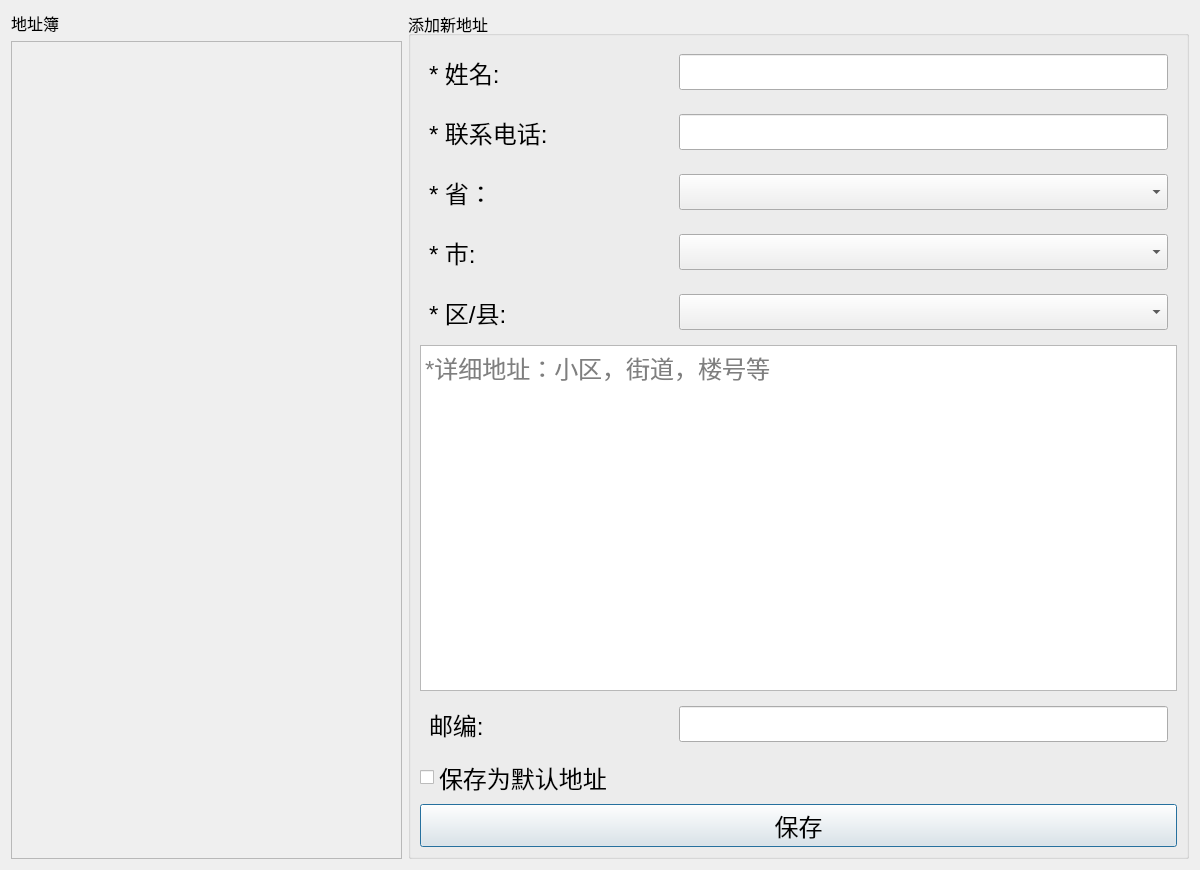
<?xml version="1.0" encoding="UTF-8"?>
<ui version="4.0">
 <class>addressDialog</class>
 <widget class="QDialog" name="addressDialog">
  <property name="geometry">
   <rect>
    <x>0</x>
    <y>0</y>
    <width>1200</width>
    <height>870</height>
   </rect>
  </property>
  <property name="minimumSize">
   <size>
    <width>1200</width>
    <height>0</height>
   </size>
  </property>
  <property name="windowTitle">
   <string>地址簿</string>
  </property>
  <layout class="QGridLayout" name="gridLayout" columnstretch="1,2">
   <item row="1" column="0">
    <widget class="QScrollArea" name="scrollArea">
     <property name="font">
      <font>
       <pointsize>18</pointsize>
      </font>
     </property>
     <property name="widgetResizable">
      <bool>true</bool>
     </property>
     <widget class="QWidget" name="scrollAreaWidgetContents">
      <property name="geometry">
       <rect>
        <x>0</x>
        <y>0</y>
        <width>390</width>
        <height>828</height>
       </rect>
      </property>
     </widget>
    </widget>
   </item>
   <item row="0" column="0">
    <widget class="QLabel" name="label_10">
     <property name="font">
      <font>
       <pointsize>12</pointsize>
      </font>
     </property>
     <property name="text">
      <string>地址簿</string>
     </property>
    </widget>
   </item>
   <item row="0" column="1" rowspan="2">
    <widget class="QGroupBox" name="groupBox">
     <property name="sizePolicy">
      <sizepolicy hsizetype="Preferred" vsizetype="Preferred">
       <horstretch>0</horstretch>
       <verstretch>0</verstretch>
      </sizepolicy>
     </property>
     <property name="font">
      <font>
       <pointsize>12</pointsize>
      </font>
     </property>
     <property name="title">
      <string>添加新地址</string>
     </property>
     <layout class="QVBoxLayout" name="verticalLayout">
      <item>
       <widget class="QFrame" name="frame">
        <property name="frameShape">
         <enum>QFrame::NoFrame</enum>
        </property>
        <property name="frameShadow">
         <enum>QFrame::Plain</enum>
        </property>
        <layout class="QHBoxLayout" name="horizontalLayout" stretch="1,2">
         <item>
          <widget class="QLabel" name="label_7">
           <property name="font">
            <font>
             <pointsize>18</pointsize>
            </font>
           </property>
           <property name="text">
            <string>* 姓名:</string>
           </property>
          </widget>
         </item>
         <item>
          <widget class="QLineEdit" name="nameLineEdit">
           <property name="font">
            <font>
             <pointsize>18</pointsize>
            </font>
           </property>
           <property name="text">
            <string/>
           </property>
          </widget>
         </item>
        </layout>
       </widget>
      </item>
      <item>
       <widget class="QFrame" name="frame_10">
        <property name="frameShape">
         <enum>QFrame::NoFrame</enum>
        </property>
        <property name="frameShadow">
         <enum>QFrame::Plain</enum>
        </property>
        <layout class="QHBoxLayout" name="horizontalLayout_8" stretch="1,2">
         <item>
          <widget class="QLabel" name="label_8">
           <property name="font">
            <font>
             <pointsize>18</pointsize>
            </font>
           </property>
           <property name="text">
            <string>* 联系电话:</string>
           </property>
          </widget>
         </item>
         <item>
          <widget class="QLineEdit" name="phoneLineEdit">
           <property name="font">
            <font>
             <pointsize>18</pointsize>
            </font>
           </property>
           <property name="text">
            <string/>
           </property>
          </widget>
         </item>
        </layout>
       </widget>
      </item>
      <item>
       <widget class="QFrame" name="frame_11">
        <property name="frameShape">
         <enum>QFrame::NoFrame</enum>
        </property>
        <property name="frameShadow">
         <enum>QFrame::Plain</enum>
        </property>
        <layout class="QHBoxLayout" name="horizontalLayout_9" stretch="1,2">
         <item>
          <widget class="QLabel" name="label">
           <property name="font">
            <font>
             <pointsize>18</pointsize>
            </font>
           </property>
           <property name="text">
            <string>* 省：</string>
           </property>
          </widget>
         </item>
         <item>
          <widget class="QComboBox" name="province_comboBox">
           <property name="font">
            <font>
             <pointsize>18</pointsize>
            </font>
           </property>
          </widget>
         </item>
        </layout>
       </widget>
      </item>
      <item>
       <widget class="QFrame" name="frame_22">
        <property name="font">
         <font>
          <pointsize>18</pointsize>
         </font>
        </property>
        <property name="frameShape">
         <enum>QFrame::NoFrame</enum>
        </property>
        <property name="frameShadow">
         <enum>QFrame::Plain</enum>
        </property>
        <layout class="QHBoxLayout" name="horizontalLayout_2" stretch="1,2">
         <item>
          <widget class="QLabel" name="label_2">
           <property name="font">
            <font>
             <pointsize>18</pointsize>
            </font>
           </property>
           <property name="text">
            <string>* 市:</string>
           </property>
          </widget>
         </item>
         <item>
          <widget class="QComboBox" name="city_comboBox">
           <property name="font">
            <font>
             <pointsize>18</pointsize>
            </font>
           </property>
          </widget>
         </item>
        </layout>
       </widget>
      </item>
      <item>
       <widget class="QFrame" name="frame_3">
        <property name="font">
         <font>
          <pointsize>18</pointsize>
         </font>
        </property>
        <property name="frameShape">
         <enum>QFrame::NoFrame</enum>
        </property>
        <property name="frameShadow">
         <enum>QFrame::Plain</enum>
        </property>
        <layout class="QHBoxLayout" name="horizontalLayout_3" stretch="1,2">
         <item>
          <widget class="QLabel" name="label_3">
           <property name="font">
            <font>
             <pointsize>18</pointsize>
            </font>
           </property>
           <property name="text">
            <string>* 区/县:</string>
           </property>
          </widget>
         </item>
         <item>
          <widget class="QComboBox" name="district_comboBox">
           <property name="font">
            <font>
             <pointsize>18</pointsize>
            </font>
           </property>
          </widget>
         </item>
        </layout>
       </widget>
      </item>
      <item>
       <widget class="QTextEdit" name="detailAddrTextEdit">
        <property name="font">
         <font>
          <pointsize>18</pointsize>
         </font>
        </property>
        <property name="placeholderText">
         <string>*详细地址：小区，街道，楼号等</string>
        </property>
       </widget>
      </item>
      <item>
       <widget class="QFrame" name="frame_42">
        <property name="frameShape">
         <enum>QFrame::NoFrame</enum>
        </property>
        <property name="frameShadow">
         <enum>QFrame::Plain</enum>
        </property>
        <layout class="QHBoxLayout" name="horizontalLayout_10" stretch="1,2">
         <item>
          <widget class="QLabel" name="label_9">
           <property name="font">
            <font>
             <pointsize>18</pointsize>
            </font>
           </property>
           <property name="text">
            <string>邮编:</string>
           </property>
          </widget>
         </item>
         <item>
          <widget class="QLineEdit" name="zipCodeLineEdit">
           <property name="font">
            <font>
             <pointsize>18</pointsize>
            </font>
           </property>
           <property name="text">
            <string/>
           </property>
          </widget>
         </item>
        </layout>
       </widget>
      </item>
      <item>
       <widget class="QCheckBox" name="defaultCheckBox">
        <property name="font">
         <font>
          <pointsize>18</pointsize>
         </font>
        </property>
        <property name="text">
         <string>保存为默认地址</string>
        </property>
       </widget>
      </item>
      <item>
       <widget class="QPushButton" name="save_btn">
        <property name="font">
         <font>
          <pointsize>18</pointsize>
         </font>
        </property>
        <property name="text">
         <string>保存</string>
        </property>
       </widget>
      </item>
     </layout>
    </widget>
   </item>
  </layout>
 </widget>
 <resources/>
 <connections/>
</ui>
